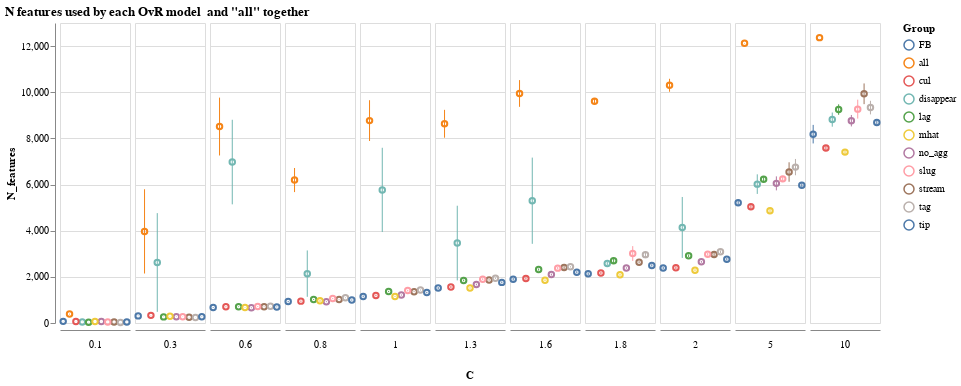

Here is the notebook cell this chart was saved with:
### Code cell
featsN=result['featsN']
featsN['C']=[float(param.split('_')[1]) for param in featsN['params']]

base=alt.Chart(featsN,width=70).encode(
    x=alt.X('Group',title=None,axis=alt.Axis(values=[0], ticks=True, grid=False, labels=False)),
    y='N_features:Q',
    color='Group',
)

alt.layer(
  base.mark_errorbar(extent='stderr').encode(
  x=alt.X('Group:N', scale=alt.Scale(zero=False),title=None,axis=alt.Axis(values=[0], ticks=True, grid=False, labels=False)),
  y=alt.Y('N_features:Q')
),
  base.mark_point().encode(x=alt.X('Group:N',title=None,axis=alt.Axis(values=[0], ticks=True, grid=False, labels=False)),
  y=alt.Y('N_features:Q', aggregate='mean', scale=alt.Scale(zero=False)))
).facet(
  column=alt.Column('C', header=alt.Header(titleOrient='bottom',labelOrient='bottom'))
).configure_facet(spacing=-10).properties(title='N features used by each OvR model and "all" together')

### Figure 1 — Vega-Lite specification as saved in the notebook (floating-point values rounded to 4 significant figures; data arrays with more than 128 entries replaced by an {"elided": "..."} marker saying what was removed)
{"config": {"view": {"continuousWidth": 400, "continuousHeight": 300}, "facet": {"spacing": -10}}, "data": {"name": "data-f56dba19ed0c7c0e67d0b76eb270afbb"}, "facet": {"column": {"type": "quantitative", "field": "C", "header": {"labelOrient": "bottom", "titleOrient": "bottom"}}}, "spec": {"layer": [{"mark": {"type": "errorbar", "extent": "stderr"}, "encoding": {"color": {"type": "nominal", "field": "Group"}, "x": {"type": "nominal", "axis": {"grid": false, "labels": false, "ticks": true, "values": [0]}, "field": "Group", "scale": {"zero": false}, "title": null}, "y": {"type": "quantitative", "field": "N_features"}}, "width": 70}, {"mark": "point", "encoding": {"color": {"type": "nominal", "field": "Group"}, "x": {"type": "nominal", "axis": {"grid": false, "labels": false, "ticks": true, "values": [0]}, "field": "Group", "title": null}, "y": {"type": "quantitative", "aggregate": "mean", "field": "N_features", "scale": {"zero": false}}}, "width": 70}]}, "title": "N features used by each OvR model \nand \"all\" together", "$schema": "https://vega.github.io/schema/vega-lite/v4.0.2.json", "datasets": {"data-f56dba19ed0c7c0e67d0b76eb270afbb": {"elided": "605 records"}}}
